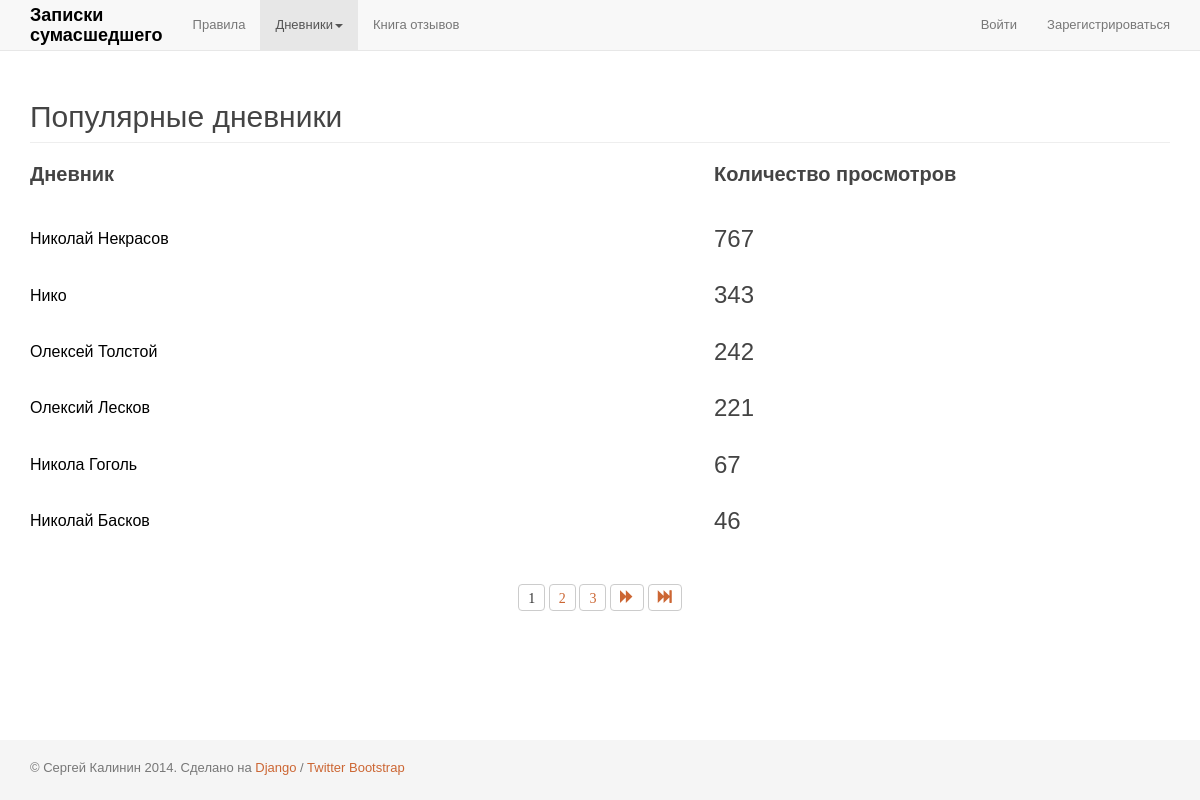
The page /most_popular_authors/ on the database as committed earlier.
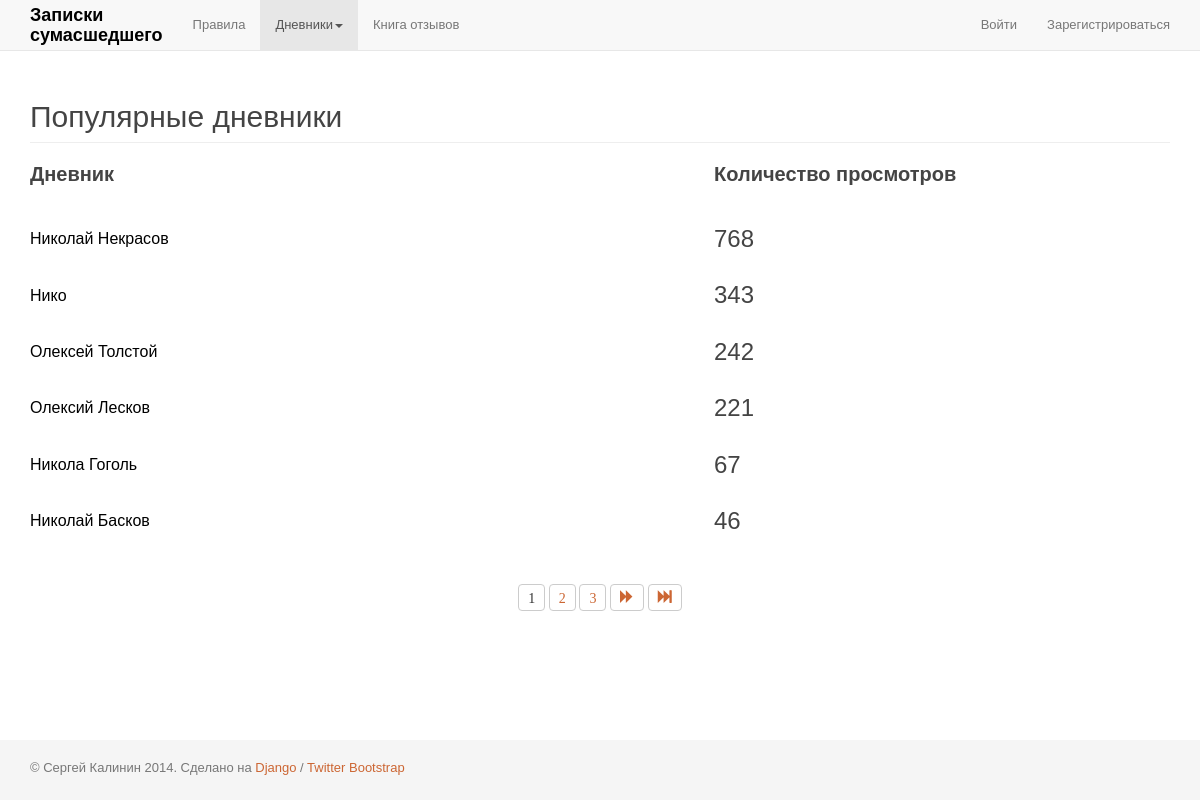
The same page on the database as committed later.
### app_accounts/models.py (models this page shows, shortened)
class UserProfile(User):
	gender = models.ForeignKey(
		Gender,
		verbose_name='Пол',
		blank=True,
		null=True,
	)
	nickname = models.CharField(
		'Отображаемое имя',
		max_length=50,
		blank=False,
	)
	phone = models.CharField(
		max_length=50,
		blank=False,
	)
	skype = models.CharField(
		max_length=50,
		blank=False,
	)
	other = models.TextField(
		max_length=500,
		blank=False,
	)
	avatar = models.ImageField(
		upload_to='userprofile/avatar/',
		blank=True,
		null=True,
	)
	views = models.IntegerField(
		default=0,
		null=False,
		blank=True,
	)
	objects = UserManager()
	@classmethod
	def get_popular_authors_entries(self):
		return self.objects.filter(is_active=1, is_superuser=0).order_by('-views')

### app_zapsum/views.py (the view)
# urls.py: url(r'^most_popular_authors/$', 'views.most_popular_authors', name='most_popular_authors'),
def most_popular_authors(request):
	popular_authors = UserProfile.get_popular_authors_entries()
	paginator = Paginator(popular_authors, 6)
	list_pages = paginator.page_range
	page = request.GET.get('page')
	try:
		popular_authors_paginated = paginator.page(page)
	except PageNotAnInteger:
		popular_authors_paginated = paginator.page(1)
	except EmptyPage:
		popular_authors_paginated = paginator.page(paginator.num_pages)
	last_page = list_pages[-1]
	first_page = list_pages[0]
	t = loader.get_template('page_most_popular_authors.html')
	c = RequestContext(request, {
		'popular_authors': popular_authors,
		'list_pages': list_pages,
		'popular_authors_paginated': popular_authors_paginated,
		'last_page': last_page,
		'first_page': first_page,
	}, [custom_proc])
	return HttpResponse(t.render(c))

### app_accounts/templatetags/tags_app_accounts.py (called while the page is built)
@register.inclusion_tag("part_auth_area.html")
def part_auth_area(user):
	if user:
		return {
			'is_authenticated': user.is_authenticated,
			'username': user.username,
			'user_id': user.pk,
		}

@register.inclusion_tag("part_nav_area.html")
def part_nav_area(user):
	if user:
		new_sends = Message.get_new_sends(user.pk)
		return {
			'is_authenticated': user.is_authenticated,
			'new_sends': new_sends,
		}

### app_messages/models.py (called while the page is built)
	@classmethod
	def get_new_sends(self, user_pk):
		return self.objects.filter(reciever_show=True, reciever=user_pk, date_recieve__isnull=True).count()

	@classmethod
	def get_entries(self):
		return self.objects.all()

### app_zapsum/templatetags/tags_app_zapsum.py (called while the page is built)
@register.inclusion_tag("part_pagination.html")
def part_pagination(entries, list_pages, last_page, first_page):
	return {
		'entries_paginated': entries,
		'list_pages': list_pages,
		'last_page': last_page,
		'first_page': first_page,
	}

### app_zapsum/views.py (called while the page is built)
def custom_proc(request):
	modal = Modal.get_entries()
	return{
		'request': request,
		'modal': modal,
	}

### app_zapsum/templates/page_most_popular_authors.html (shortened to what this page needs)
{% extends "page_base.html" %}
{% load tags_app_zapsum %}
{% block content %}
	<section class="section popular_authors">
		<div class="page-header">
			<h2>Популярные дневники</h2>
		</div>
		<table class="list_table">
			<thead>
				<tr>
					<td>Дневник</td>
					<td>Количество просмотров</td>
				</tr>
			</thead>
			<tbody>
				{% for entry in popular_authors_paginated %}
					<tr class="article author_line">
						<td class="cell_title">
							<a class="article_link" href="/profile/{{ entry.id }}/">
								{% if entry.nickname %}
									<h3 class="h3">{{ entry.nickname }}</h3>
								{% endif %}
							</a>
						</td>
						<td class="cell_actions">
							{% if entry.views %}
								<h3 class="h3">{{ entry.views }}</h3>
							{% endif %}
						</td>
					</tr>
				{% endfor %}
			</tbody>
		</table>
		{% part_pagination popular_authors_paginated list_pages last_page first_page %}
	</section>
{% endblock %}

Rows that differ between the two databases and show on the page:
changed UserProfile "Николай Некрасов": views "767" → "768"
